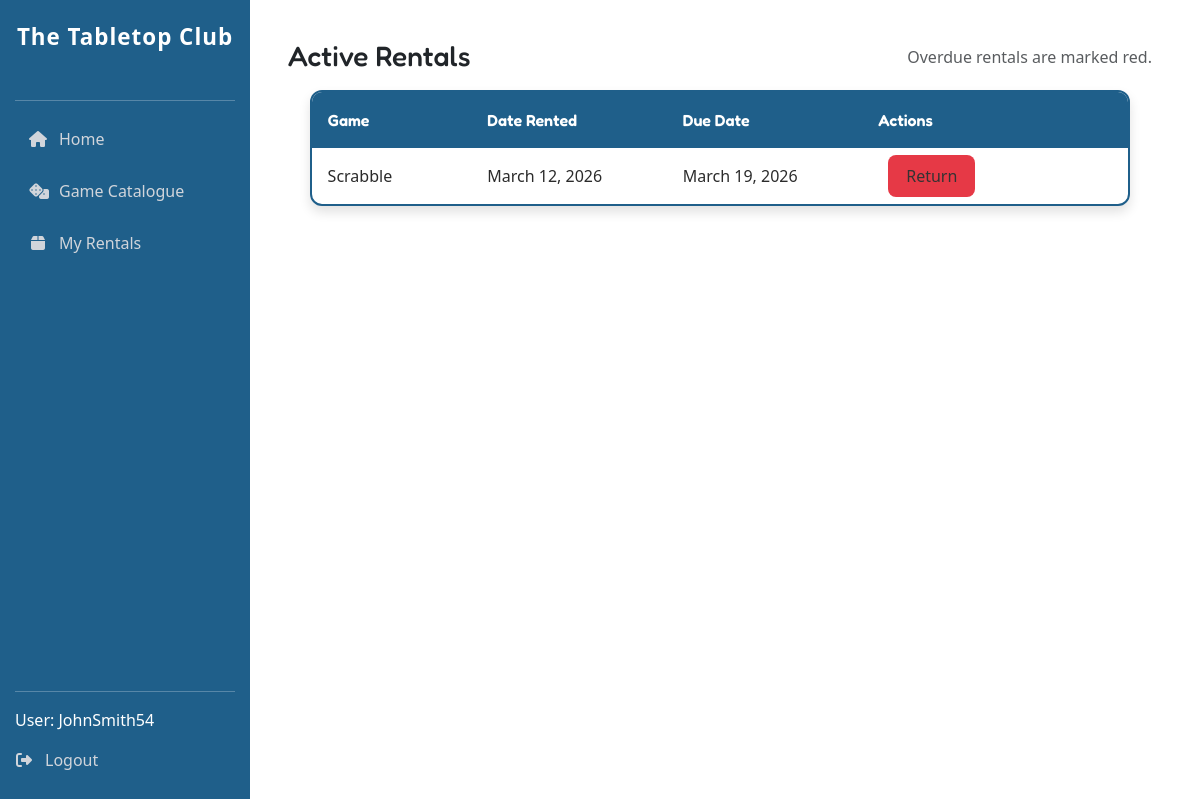
The page /my_rentals/ (signed in) on the database as committed earlier.
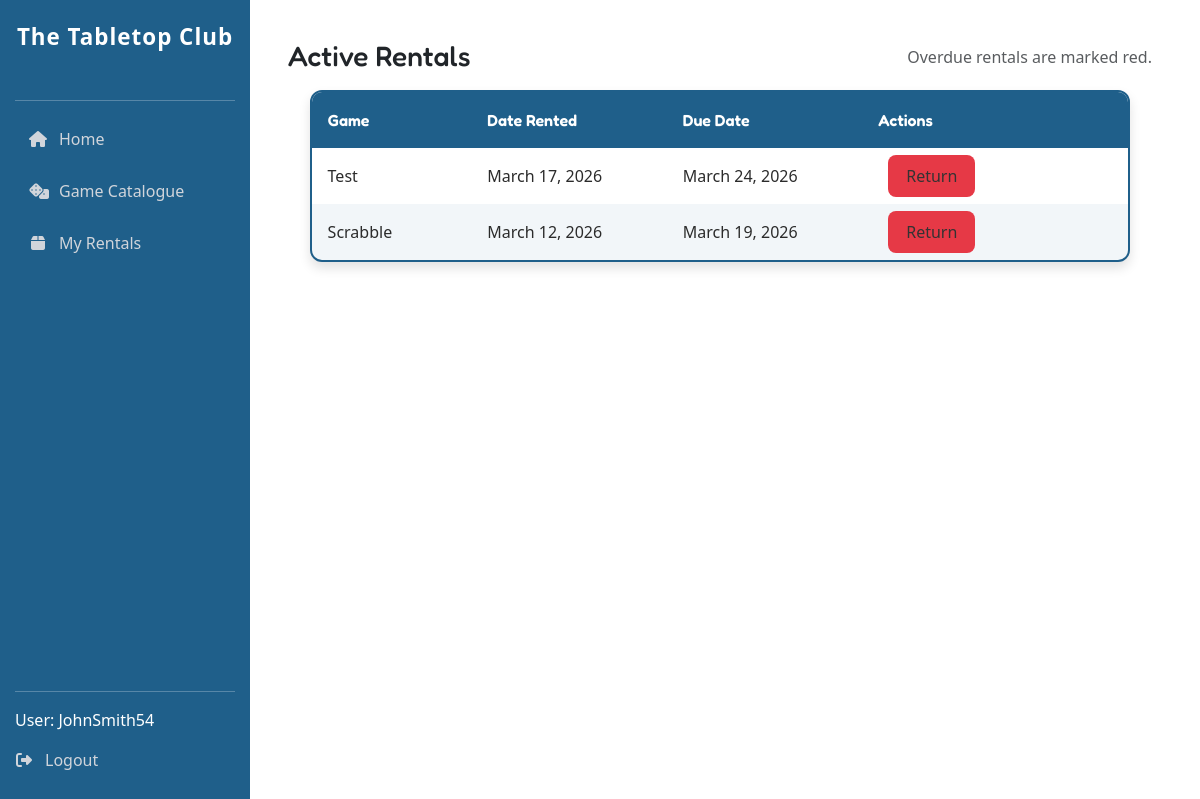
The same page on the database as committed later.
### tabletop_club_app/models.py (models this page shows, shortened)
class Rental(models.Model):
    borrower = models.ForeignKey(settings.AUTH_USER_MODEL, on_delete=models.PROTECT, related_name='rentals')
    board_game = models.ForeignKey(BoardGame, on_delete=models.PROTECT, related_name='rentals')
    date_rented = models.DateField(default=timezone.localdate)
    due_date = models.DateField(editable=False)
    class Meta:
        ordering = ['-date_rented']
    @property
    def is_overdue(self):
        return timezone.localdate() > self.due_date

class BoardGame(models.Model):
    class Category(models.TextChoices):
        STRATEGY = 'strategy', 'Strategy'
        PARTY = 'party', 'Party'
    title = models.CharField(max_length=100, unique=True,)
    category = models.CharField(max_length=20, choices=Category.choices)
    min_players = models.PositiveIntegerField(validators=[MinValueValidator(1)])
    max_players = models.PositiveIntegerField(validators=[MinValueValidator(1)])
    playtime_minutes = models.PositiveIntegerField(validators=[MinValueValidator(1)])
    quantity = models.PositiveIntegerField(default=1, validators=[MinValueValidator(1)])
    class Meta:
        ordering = ['title']
    def __str__(self):
        return self.title

### tabletop_club_app/views.py (the view)
# urls.py: path('my_rentals/', views.my_rentals, name='my_rentals'),
@login_required
def my_rentals(request):
    if request.user.is_staff: # Checks if user is an admin and redirects them to the appropriate home page if they are.
        return redirect('home_admin')
    rental_list = Rental.objects.filter(borrower=request.user).select_related('board_game')
    return render(request, 'my_rentals.html', {'rentals': rental_list})

### tabletop_club_app/templates/my_rentals.html (shortened to what this page needs)
{% extends 'base.html' %}
{% block content %}
<div class="container">
    <div class="rentals">
        <div class="rental_header_table d-flex justify-content-between align-items-center flex-wrap gap-2 mb-3">
            <h3 class="mb-0">Active Rentals</h3>
            <p class="text-muted mb-0">Overdue rentals are marked red.</p>
        </div>
    {% if rentals %}
    <div class="table-wrapper">
        <table class="table-scroll">
            <thead>
                <tr>
                    <th>Game</th>
                    <th>Date Rented</th>
                    <th>Due Date</th>
                    <th>Actions</th>
                </tr>
            </thead>
            <tbody>
                {% for rental in rentals %}
                    <tr class="{% if rental.is_overdue %}row-danger{% endif %}">
                        <td>{{ rental.board_game }}</td>
                        <td>{{ rental.date_rented }}</td>
                        <td>{{ rental.due_date }}</td>
                        <td>
                            <a href="{% url 'return_game' rental.pk %}" class="btn-secondary">Return</a>
                        </td>
                    </tr>
                {% endfor %}
                </tbody>
            </table>
    </div>
        {% else %}
            <p class="text-muted mb-0">You are not currently renting any board games.</p>
        {% endif %}
    </div>
</div>
{% endblock %}

Rows that differ between the two databases and show on the page:
added Rental: board_game "Test", date_rented "March 17, 2026", due_date "March 24, 2026"
